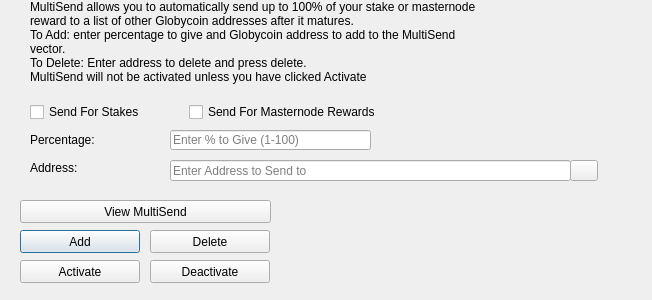
<?xml version="1.0" encoding="UTF-8"?>
<ui version="4.0">
 <class>MultiSendDialog</class>
 <widget class="QDialog" name="MultiSendDialog">
  <property name="windowModality">
   <enum>Qt::NonModal</enum>
  </property>
  <property name="geometry">
   <rect>
    <x>0</x>
    <y>0</y>
    <width>652</width>
    <height>300</height>
   </rect>
  </property>
  <property name="windowTitle">
   <string>MultiSend</string>
  </property>
  <widget class="QLineEdit" name="multiSendPercentEdit">
   <property name="geometry">
    <rect>
     <x>170</x>
     <y>130</y>
     <width>201</width>
     <height>20</height>
    </rect>
   </property>
   <property name="toolTip">
    <string>Enter whole numbers 1 - 100</string>
   </property>
   <property name="placeholderText">
    <string>Enter % to Give (1-100)</string>
   </property>
  </widget>
  <widget class="QLineEdit" name="multiSendAddressEdit">
   <property name="geometry">
    <rect>
     <x>170</x>
     <y>160</y>
     <width>401</width>
     <height>21</height>
    </rect>
   </property>
   <property name="toolTip">
    <string/>
   </property>
   <property name="placeholderText">
    <string>Enter Address to Send to</string>
   </property>
  </widget>
  <widget class="QLabel" name="label_2">
   <property name="geometry">
    <rect>
     <x>30</x>
     <y>0</y>
     <width>451</width>
     <height>121</height>
    </rect>
   </property>
   <property name="lineWidth">
    <number>1</number>
   </property>
   <property name="text">
    <string>MultiSend allows you to automatically send up to 100% of your stake or masternode reward to a list of other Globycoin addresses after it matures.
To Add: enter percentage to give and Globycoin address to add to the MultiSend vector.
To Delete: Enter address to delete and press delete.
MultiSend will not be activated unless you have clicked Activate</string>
   </property>
   <property name="alignment">
    <set>Qt::AlignLeading|Qt::AlignLeft|Qt::AlignTop</set>
   </property>
   <property name="wordWrap">
    <bool>true</bool>
   </property>
  </widget>
  <widget class="QLabel" name="message">
   <property name="geometry">
    <rect>
     <x>290</x>
     <y>200</y>
     <width>351</width>
     <height>91</height>
    </rect>
   </property>
   <property name="text">
    <string/>
   </property>
  </widget>
  <widget class="QPushButton" name="addButton">
   <property name="geometry">
    <rect>
     <x>20</x>
     <y>230</y>
     <width>120</width>
     <height>23</height>
    </rect>
   </property>
   <property name="toolTip">
    <string/>
   </property>
   <property name="statusTip">
    <string>Add to MultiSend Vector</string>
   </property>
   <property name="text">
    <string>Add</string>
   </property>
  </widget>
  <widget class="QPushButton" name="disableButton">
   <property name="geometry">
    <rect>
     <x>150</x>
     <y>260</y>
     <width>120</width>
     <height>23</height>
    </rect>
   </property>
   <property name="statusTip">
    <string>Deactivate MultiSend</string>
   </property>
   <property name="text">
    <string>Deactivate</string>
   </property>
  </widget>
  <widget class="QPushButton" name="addressBookButton">
   <property name="geometry">
    <rect>
     <x>570</x>
     <y>160</y>
     <width>28</width>
     <height>21</height>
    </rect>
   </property>
   <property name="toolTip">
    <string>Choose an address from the address book</string>
   </property>
   <property name="text">
    <string/>
   </property>
   <property name="icon">
    <iconset resource="../globycoin.qrc">
     <normaloff>:/icons/address-book</normaloff>:/icons/address-book</iconset>
   </property>
   <property name="shortcut">
    <string>Alt+A</string>
   </property>
   <property name="autoDefault">
    <bool>false</bool>
   </property>
  </widget>
  <widget class="QLabel" name="label">
   <property name="geometry">
    <rect>
     <x>30</x>
     <y>130</y>
     <width>121</width>
     <height>20</height>
    </rect>
   </property>
   <property name="toolTip">
    <string>Percentage of stake to send</string>
   </property>
   <property name="text">
    <string>Percentage:</string>
   </property>
  </widget>
  <widget class="QLabel" name="label_5">
   <property name="geometry">
    <rect>
     <x>30</x>
     <y>160</y>
     <width>111</width>
     <height>16</height>
    </rect>
   </property>
   <property name="toolTip">
    <string>Address to send portion of stake to</string>
   </property>
   <property name="text">
    <string>Address:</string>
   </property>
  </widget>
  <widget class="QPushButton" name="deleteButton">
   <property name="geometry">
    <rect>
     <x>150</x>
     <y>230</y>
     <width>120</width>
     <height>23</height>
    </rect>
   </property>
   <property name="toolTip">
    <string/>
   </property>
   <property name="statusTip">
    <string>Delete Address From MultiSend Vector</string>
   </property>
   <property name="text">
    <string>Delete</string>
   </property>
  </widget>
  <widget class="QPushButton" name="activateButton">
   <property name="geometry">
    <rect>
     <x>20</x>
     <y>260</y>
     <width>120</width>
     <height>23</height>
    </rect>
   </property>
   <property name="statusTip">
    <string>Activate MultiSend</string>
   </property>
   <property name="text">
    <string>Activate</string>
   </property>
  </widget>
  <widget class="QPushButton" name="viewButton">
   <property name="geometry">
    <rect>
     <x>20</x>
     <y>200</y>
     <width>251</width>
     <height>23</height>
    </rect>
   </property>
   <property name="toolTip">
    <string/>
   </property>
   <property name="statusTip">
    <string>View MultiSend Vector</string>
   </property>
   <property name="text">
    <string>View MultiSend</string>
   </property>
  </widget>
  <widget class="QWidget" name="horizontalLayoutWidget">
   <property name="geometry">
    <rect>
     <x>30</x>
     <y>100</y>
     <width>351</width>
     <height>24</height>
    </rect>
   </property>
   <layout class="QHBoxLayout" name="horizontalLayout">
    <item>
     <widget class="QCheckBox" name="multiSendStakeCheckBox">
      <property name="text">
       <string>Send For Stakes</string>
      </property>
     </widget>
    </item>
    <item>
     <widget class="QCheckBox" name="multiSendMasternodeCheckBox">
      <property name="text">
       <string>Send For Masternode Rewards</string>
      </property>
     </widget>
    </item>
   </layout>
  </widget>
 </widget>
 <resources>
  <include location="../globycoin.qrc"/>
 </resources>
 <connections/>
</ui>
